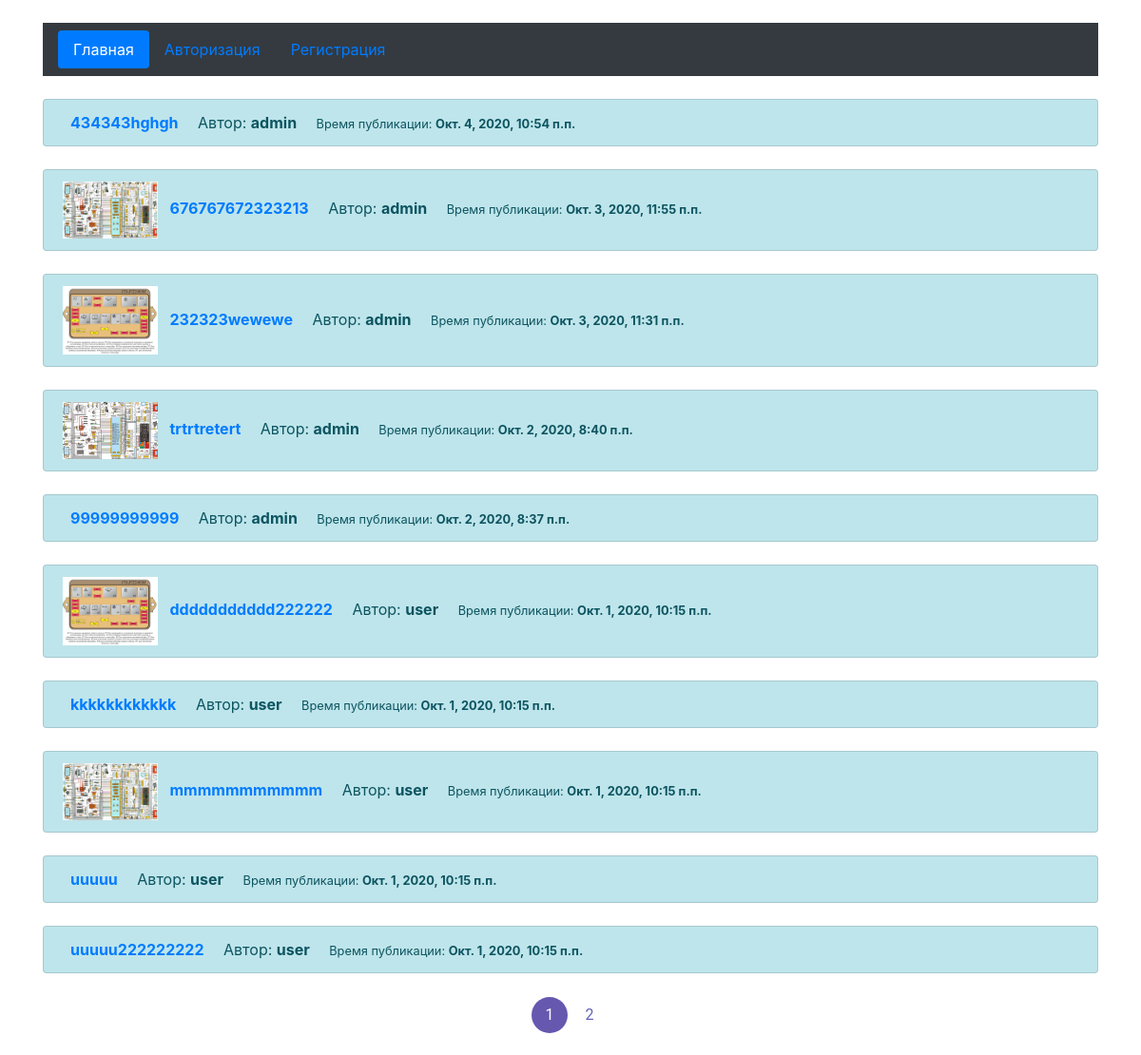
The page / on the database its author committed.
### main/models.py (models this page shows, shortened)
class Article(models.Model):
    class STATUS(models.IntegerChoices):
        DRAFT = 0, 'Черновик'
        PUBLISHED = 1, 'ОПУБЛИКОВАН'
    author = models.ForeignKey(User, on_delete=models.CASCADE, verbose_name='Автор статьи')
    name = models.CharField('Название', max_length=200)
    text = models.TextField('Текст')
    img = models.ImageField('Изображение', upload_to='img/', blank=True, null=True)
    date_create = models.DateTimeField('дата создания', auto_now_add=True)
    date_change = models.DateTimeField('дата редактирования', auto_now=True)
    date_pub = models.DateTimeField('дата публикации', blank=True, null=True)
    status = models.PositiveSmallIntegerField('статус', choices=STATUS.choices, default=STATUS.DRAFT)
    class Meta:
        verbose_name='Статью'
        verbose_name_plural='Статьи'

### main/views.py (the view)
# urls.py: path('', views.HomeListView.as_view(), name='home'),
class HomeListView(ListView):
    model = Article
    context_object_name = 'list_articles'
    queryset = Article.objects.filter(status=Article.STATUS.PUBLISHED).order_by('-date_pub', 'name')
    paginate_by = 10

### templates/main/article_list.html
{% extends 'base.html' %}
{% block active_home %}active{% endblock %}
{% block content %}
{% for i in list_articles %}
<ul class="list-group mt-4">
    <li class="list-group-item list-group-item-info">
        {% if i.img %}
        <img src="{{i.img.url}}" class="img-fluid" alt="" width="100" , heght="100">
        {% endif %}
        <span class="m-2"><a href="/detail/{{i.id}}"><b>{{i.name}}</b></a></span>
        <span class="m-2">Автор: <b>{{i.author}}</b></span>
        <span class="m-2 time">Время публикации: <b>{{i.date_pub}}</b></span>
    </li>
</ul>
{% endfor %}
{% include 'include/pagination.html' %}
{% endblock %}

### templates/base.html (shortened to what this page needs)
<!doctype html>
<html lang="ru">
{% load static %}
<head>
    <link rel="stylesheet" href="https://stackpath.bootstrapcdn.com/bootstrap/4.4.1/css/bootstrap.min.css">
    <link rel="stylesheet" type="text/css" href="{% static 'css/style.css' %}">
</head>
<body>
    <div class="container mt-4">
        <nav class="navbar navbar-dark bg-dark">
            <ul class="nav nav-pills">
                <li class="nav-item">
                    <a class="nav-link {% block active_home %}{% endblock %}" href=" {% url 'home' %}">Главная</a>
                </li>
                {% if request.user.is_authenticated %}
                <li class="nav-item">
                    <a class="nav-link {% block active_admin %}{% endblock %}"
                        href="{% url 'edit_page' %}">Админпанель</a>
                </li>
                <li class="nav-item">
                    <a class="nav-link btn-danger ml-5" href="{% url 'logout_page' %}">Выйти ({{request.user}})</a>
                </li>
                {% else %}
                <li class="nav-item">
                    {% url 'login_page' as url_login_page %}
                    <a class="nav-link {% if url_login_page == request.path %}active{% endif %}"
                        href="{{url_login_page}}">Авторизация</a>
                </li>
                <li class="nav-item">
                    {% url 'register_page' as url_register_page %}
                    <a class="nav-link {% if url_register_page == request.path %}active{% endif %}"
                        href="{{url_register_page}}">Регистрация</a>
                </li>
                {% endif %}
            </ul>
        </nav>
        {% block content %}
        {% endblock %}
    </div>
</body>
</html>

### templates/include/pagination.html (shortened to what this page needs)
<ul class="pagination mt-4 mb-4">
    {% if paginator.page_range|length > 1 %}
    {% for i in paginator.page_range %}
    {% if page_obj.number == i %}
    <li class="pagination__item active">
        <a class="pagination__link" href="#">{{ i }}</a>
    </li>
    {% elif i > page_obj.number|add:'-4' and i < page_obj.number|add:'4' %}
    <li class="pagination__item">
        <a class="pagination__link" href="?{{ q }}{{ genre }}{{ year }}page={{ i }}">{{ i }}</a>
    </li>
    {% endif %}
    {% endfor %}
    {% endif %}
</ul>

### static/css/style.css (style rules this page uses)
.time { font-size: 0.8rem; }
.pagination { width: auto; margin: 0 auto; }
.pagination, .pagination__link { display: -ms-flexbox; display: flex; -ms-flex-flow: row wrap; flex-flow: row wrap; -ms-flex-pack: center; justify-content: center; -ms-flex-align: center; align-items: center; }
.pagination__link { position: relative; left: -1px; top: 1px; width: 100%; height: 100%; border-radius: 50%; transition: all 0.2s ease-in-out; font-family: Roboto, sans-serif; font-size: 16px; color: #6163b9; }
.pagination__item { transition: all 0.2s ease-in-out; width: 38px; height: 38px; border-radius: 50%; z-index: 1; position: relative; margin: 0 2px; display: -ms-flexbox; display: flex; -ms-flex-flow: row wrap; flex-flow: row wrap; -ms-flex-pack: center; justify-content: center; -ms-flex-align: center; align-items: center; }
.pagination__item:first-child { margin-left: 0; }
.pagination__item:last-child { margin-right: 0; }
.pagination__item.active .pagination__link { color: #fff; background: #6658af; }

### rows shown on the page
Article: name "434343hghgh", author "admin", date_pub "Окт. 4, 2020, 10:54 п.п."
Article: img (picture), name "676767672323213", author "admin", date_pub "Окт. 3, 2020, 11:55 п.п."
Article: img (picture), name "232323wewewe", author "admin", date_pub "Окт. 3, 2020, 11:31 п.п."
Article: img (picture), name "trtrtretert", author "admin", date_pub "Окт. 2, 2020, 8:40 п.п."
Article: name "99999999999", author "admin", date_pub "Окт. 2, 2020, 8:37 п.п."
Article: img (picture), name "ddddddddddd222222", author "user", date_pub "Окт. 1, 2020, 10:15 п.п."
Article: name "kkkkkkkkkkkk", author "user", date_pub "Окт. 1, 2020, 10:15 п.п."
Article: img (picture), name "mmmmmmmmmmm", author "user", date_pub "Окт. 1, 2020, 10:15 п.п."
Article: name "uuuuu", author "user", date_pub "Окт. 1, 2020, 10:15 п.п."
Article: name "uuuuu222222222", author "user", date_pub "Окт. 1, 2020, 10:15 п.п."

### other values the page prints
{{ i }} "1"
{{ i }} "2"
